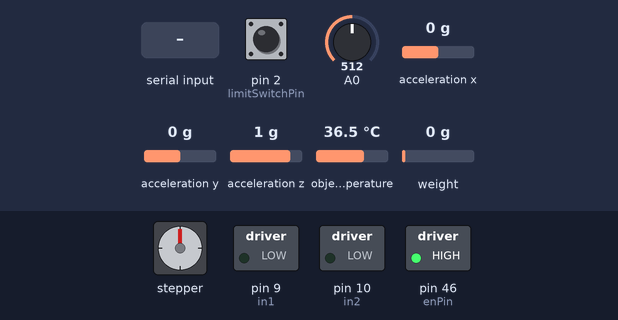
Bench run of a sketch on a simulated Arduino Mega 2560, built with avr-gcc and run on an emulated ATmega2560. On the bench: stepper motor, switched loads named in the sketch (green lamp = pin HIGH). Wiring (inferred from the names in the program): stepper motor driver (200 steps per turn assumed): step pin 48; direction pin 50; enable pin 8. Inputs (shaded band) come from the test bench; at power-on: pin 2 (limitSwitchPin) HIGH, A0 = 512, acceleration x 0 g, acceleration y 0 g, acceleration z 1 g, object temperature 36.5 °C, weight on the scale 0 g. Pins used as bus, display or sensor lines are not drawn; what the sketch prints to the serial monitor is not drawn.

Above: at 2.2 s.
2.3 s: pin 2 (limitSwitchPin) pulled LOW for 0.15 s
At 2.49 s:
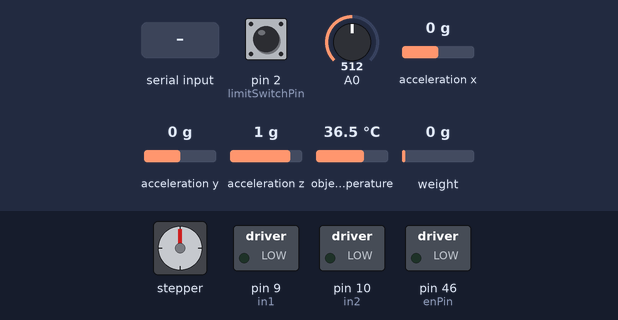
8.3 s: "stopmachine\n" received over Serial
At 8.73 s:
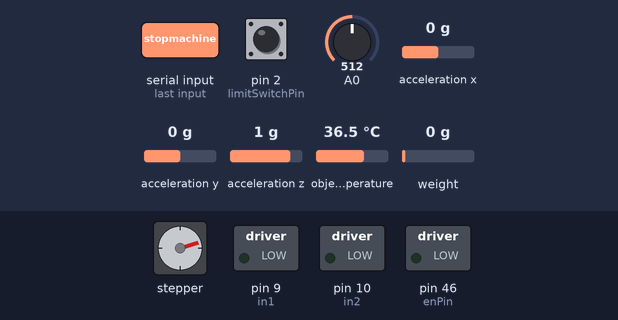
14.3 s: "fastdrill\n" received over Serial
At 15.0 s:
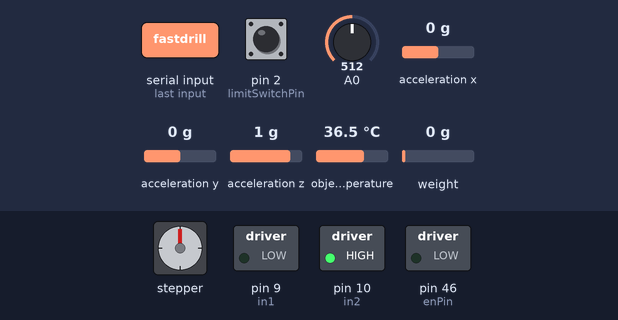
15.8 s: "stopmachine\n" received over Serial
At 17.0 s:
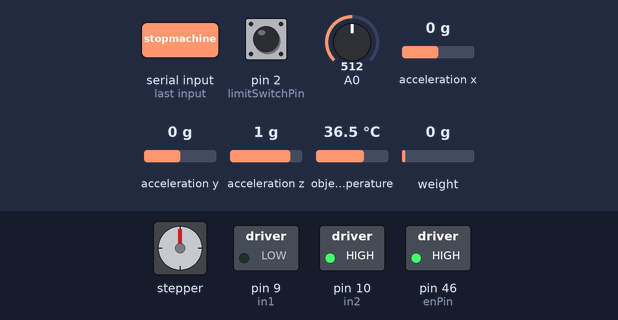
17.3 s: "slowdrill\n" received over Serial
At 18.5 s:
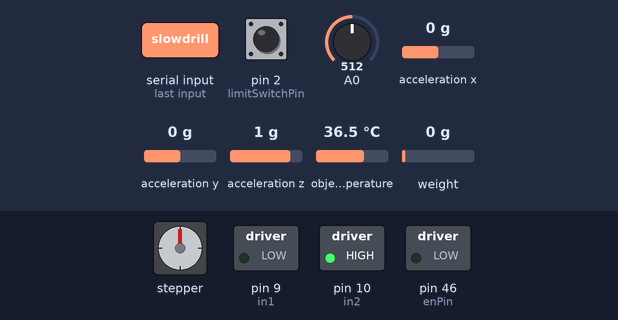
Timing chart, 0 to 20.3 s (numbered marks = the images above; inputs shaded):
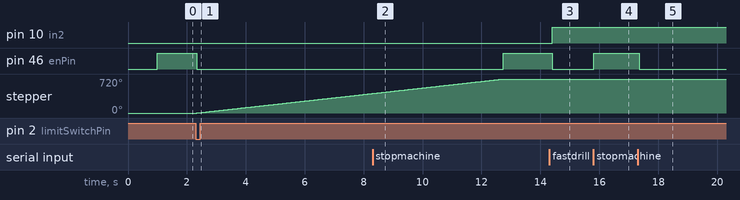

Measured:
- after the input at 2.3 s, pin 46 (enPin): HIGH → LOW at once; stepper: keeps turning clockwise at about 69°/s, starting at once
- after the input at 8.3 s, pin 46 (enPin): LOW → HIGH after 4.4 s; stepper: goes on until 12.7 s, then stays 720°
- after the input at 14.3 s, pin 10 (in2): LOW → HIGH after 0.10 s; pin 46 (enPin): HIGH → LOW after 0.10 s
- after the input at 15.8 s, pin 46 (enPin): LOW → HIGH at once
- after the input at 17.3 s, pin 46 (enPin): HIGH → LOW after 0.06 s

The sketch:

ONEAXISDRILLFINALMAIN.ino
```cpp
#include <Adafruit_MLX90614.h>
#include <Wire.h>
#include <Adafruit_Sensor.h>
#include <Adafruit_ADXL345_U.h>
#include "HX711.h"

const int limitSwitchPin = 2; // Connect the limit switch to digital pin 2

#define DOUT 4
#define CLK 5
HX711 scale(DOUT, CLK);
float calibration_factor = 96650;
Adafruit_MLX90614 mlx = Adafruit_MLX90614();
Adafruit_ADXL345_Unified accel = Adafruit_ADXL345_Unified();
const int stepPin = 48;
const int dirPin = 50;
const int enPin = 46;
int enA = 8;
int in1 = 9;
int in2 = 10;
bool stopMachine = false; // Flag to stop the machine
bool motorEnabled = false; // Motor enable flag
bool checkstop=false;
int stepperDirection = 1;  // 1 for forward, -1 for backward
unsigned long previousMillis = 0;
const long interval = 100;  // Interval to read sensors (milliseconds)
int timebt = 0; // Declare timebt here

// Define delay values for different commands
int delayForCommand(const String &command) {
  if (command == "fastdrill") {
    return 13000;
  } else if (command == "slowdrill") {
    return 13000;
  } else if (command == "highfeed") {
    return 10000;
  } else if (command == "slowfeed") {
    return 16000;
  } else {
    return 0; // Default delay if the command is not recognized
  }
}

void setup() {
  pinMode(enA, OUTPUT);
  pinMode(in1, OUTPUT);
  pinMode(in2, OUTPUT);
  Serial.begin(9600);
  pinMode(stepPin, OUTPUT);
  pinMode(dirPin, OUTPUT);
  pinMode(enPin, OUTPUT);
  digitalWrite(enPin, LOW);
  pinMode(limitSwitchPin, INPUT_PULLUP); // Enable internal pull-up resistor
  // Turn off motors - Initial state
  digitalWrite(in1, LOW);
  digitalWrite(in2, LOW);

  // limit.setDebounceTime(50); // Adjust the debounce time if needed
  // limit.setCountMode(COUNT_FALLING);

  while (!Serial);

  if (!mlx.begin()) {
    Serial.println("Error connecting to MLX sensor. Check wiring.");
    while (1);
  } else if (!accel.begin()) {
    Serial.println("No valid sensor found");
    while (1);
  }

  scale.set_scale(157860); // Calibration Factor obtained from first sketch
  scale.tare(); // Reset the scale to 0
}

void loop() {
  unsigned long currentMillis = millis();
  int limitSwitchState = digitalRead(limitSwitchPin);
  if (Serial.available() > 0) {
    String command = Serial.readStringUntil('\n');
    command.trim();
      if (command == "stopmachine") {
        //stopMachine = true; // Set the flag to stop the machine
        //motorEnabled = false; // Disable motor
        analogWrite(enA, 0);
        digitalWrite(enPin, HIGH);
        timebt=0;
    }
    if (command == "highfeed" || command == "slowfeed" || command == "slowdrill" || command == "fastdrill") {
      motorEnabled = true; // Enable the motor
      int speed = 0;
      timebt = delayForCommand(command); // Assign the value to timebt
      if (command == "highfeed") {
        speed = 200; // Set your desired speed
      } else if (command == "slowfeed") {
        speed = 200; // Set your desired speed
      } else if (command == "slowdrill") {
        speed = 160; // Set your desired speed
      } else if (command == "fastdrill") {
        speed = 255; // Set your desired speed
      }
      runDCMotor(speed); // Run the DC motor with the specified speed
    }
  }

  // Check if the limit switch is activated
  if (limitSwitchState == LOW) {
    //if (motorEnabled) {
      // If the motor is enabled, reverse the stepper motor direction
      for(int m=0;m<5;m++){
        if(checkstop==false){
          for(int i=0;i<200;i++){
              digitalWrite(dirPin, HIGH);
              digitalWrite(enPin, LOW);

            // Step the motor
              digitalWrite(stepPin, HIGH);
              delayMicroseconds(13000);
              digitalWrite(stepPin, LOW);
              delayMicroseconds(13000);
          }}
        if (Serial.available() > 0) {
          String command = Serial.readStringUntil('\n');
          command.trim();
          if (command == "stopmachine") {
            analogWrite(enA, 0);
            digitalWrite(enPin, HIGH);
            timebt=0;
            checkstop=true;
        }
        }
      }}


  // Run the stepper motor continuously
  if (timebt>0){
   runStepperMotor(timebt * stepperDirection);
  }
  else{
    digitalWrite(enPin, HIGH);
  }

  // Read sensors at a specified interval
  if (currentMillis - previousMillis >= interval) {
    readsensors();
    previousMillis = currentMillis;
  }
}

void readsensors() {
  int potValue = analogRead(A0);
  float objectTemperatureC = mlx.readObjectTempC();
  sensors_event_t event;
  accel.getEvent(&event);
  float vibration = event.acceleration.z;
  float load = scale.get_units();
  String datatosend = String(objectTemperatureC) + "," + String(potValue) + "," + String(vibration) + "," + String(load);
  Serial.println(datatosend);
}

void runStepperMotor(int delayBetweenPulses) {
  // Set the stepper motor direction
  digitalWrite(dirPin, LOW);
  digitalWrite(enPin, LOW);

  // Step the motor
  digitalWrite(stepPin, HIGH);
  delayMicroseconds(delayBetweenPulses);
  digitalWrite(stepPin, LOW);
  delayMicroseconds(delayBetweenPulses);
}

void runDCMotor(int speed) {
  digitalWrite(in1, LOW);
  digitalWrite(in2, HIGH);
  analogWrite(enA, speed);
}
```
